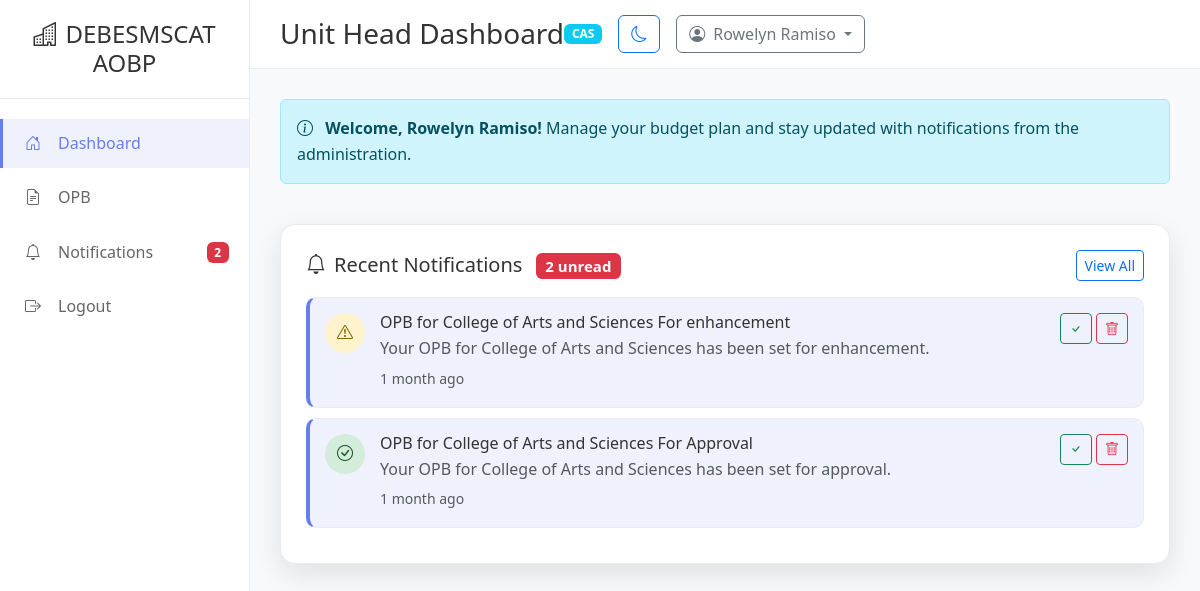
The page /budget/head-dashboard/ (signed in) on the database its author committed.
### accounts/models.py (models this page shows, shortened)
class User(AbstractUser):
    UNIT_CHOICES = [
        ('CAS', 'College of Arts and Sciences'),
        ('COLLEGE_IND_TECH', 'College of Industrial Technology'),
        ('COE', 'College of Education'),
        ('COA', 'College of Agriculture'),
        ('PRODUCTION_COMMERCIALIZATION', 'Production & Commercialization'),
        ('PRODUCTION_BAO', 'Production & Business Affairs Office'),
        ('PPSDO', 'Physical Plant & Site Development Office'),
        ('VETERINARY_SERVICES', 'Veterinary Services'),
        ('GUIDANCE', 'Guidance'),
        ('RECORDS_ARCHIVES', 'Records and Archives'),
        ('ALUMNI_AFFAIRS', 'Alumni Affairs'),
        ('BOARD_SECRETARY', 'Board Secretary'),
        ('MEDICAL_SERVICES', 'Medical Services Unit'),
        ('SUPERVISING_ADMIN', 'Supervising Administrative Office'),
        ('REGISTRAR', 'Registrar'),
        ('CAWAYAN_CAMPUS', 'Cawayan Campus'),
        ('BUDGET_UNIT', 'Budget Unit'),
        ('ACCOUNTING_UNIT', 'Accounting Unit'),
        ('CASH_UNIT', 'Cash Unit'),
        ('SUPPLY_UNIT', 'Supply Unit'),
        ('RECORDS_UNIT', 'Records Unit'),
        ('HRMO_OFFICE', 'HRMO Office'),
        ('PROCUREMENT_UNIT', 'Procurement Unit/BAC'),
        ('SECURITY_UNIT', 'Security Unit'),
        ('MOTORPOOL_UNIT', 'Motorpool Unit'),
        ('LIBRARY_SERVICES', 'Library Services'),
        ('NSTP_ROTC', 'NSTP/ROTC'),
        ('INTERNATIONAL_RELATIONS', 'International Relations Office'),
        ('SPORTS_CULTURAL', 'Sports and Cultural Development'),
        ('LEGAL_SERVICES', 'Legal Services Office'),
        ('PERSONNEL_SCHOLARSHIP', 'Personnel Scholarship Office'),
        ('QUALITY_ASSURANCE', 'Quality Assurance Office'),
        ('OFFICE_VPAA', 'Office of the VPAA'),
        ('OFFICE_VPAF', 'Office of the VPAF'),
        ('OFFICE_VPREICWKM', 'Office of the VPREICWKM'),
        ('OFFICE_BSB', 'Office of the Board Secretary/BOT'),
        ('PLANNING', 'Planning'),
        ('QUALITY_ASSURANCE', 'Quality Assurance'),
        ('ISO', 'ISO'),
        ('MIS', 'MIS'),
        ('SCUAA', 'SCUAA'),
        ('CSC', 'CSC'),
        ('CRCYC', 'CRCYC'),
        ('GAD', 'GAD'),
        ('PIO', 'PIO'),
    ]
    ROLE_CHOICES = [
        ('admin', 'Administrator'),
        ('unit_head', 'Unit Head'),
    ]
    email = models.EmailField(unique=True)
    department = models.CharField(max_length=50, choices=UNIT_CHOICES, blank=True, null=True, unique=True)
    role = models.CharField(max_length=20, choices=ROLE_CHOICES, default='unit_head')
    is_active = models.BooleanField(default=True)
    created_at = models.DateTimeField(auto_now_add=True)
    updated_at = models.DateTimeField(auto_now=True)

### budget/models.py (models this page shows, shortened)
class Notification(models.Model):
    NOTIFICATION_TYPES = [
        ('info', 'Information'),
        ('success', 'Success'),
        ('warning', 'Warning'),
        ('error', 'Error'),
    ]
    user = models.ForeignKey(User, on_delete=models.CASCADE, related_name='notifications')
    title = models.CharField(max_length=200)
    message = models.TextField()
    notification_type = models.CharField(max_length=20, choices=NOTIFICATION_TYPES, default='info')
    is_read = models.BooleanField(default=False)
    created_at = models.DateTimeField(auto_now_add=True)

### budget/views.py (the view)
# urls.py: path('head-dashboard/', views.head_dashboard, name='head_dashboard'),
@login_required
def head_dashboard(request):
    user_dept = request.user.department
    submitted_count = 0
    approved_count = 0
    rejected_count = 0
    pending_count = 0
    notifications = Notification.objects.filter(user=request.user).order_by('-created_at')[:5]
    unread_count = Notification.objects.filter(user=request.user, is_read=False).count()
    context = {
        'submitted_count': submitted_count,
        'approved_count': approved_count,
        'rejected_count': rejected_count,
        'pending_count': pending_count,
        'notifications': notifications,
        'unread_count': unread_count,
        'user_dept': user_dept,
    }
    return render(request, 'head_dashboard.html', context)

### templates/head_dashboard.html (shortened to what this page needs)
{% extends 'base.html' %}
{% load static %}
{% block content %}
<div class="sidebar" id="sidebar">
    <div class="sidebar-header">
        <h4><i class="bi bi-buildings me-2"></i>DEBESMSCAT AOBP</h4>
    </div>
    <nav class="sidebar-nav">
        <div class="nav-item">
            <a href="{% url 'head_dashboard' %}" class="nav-link active">
                <i class="bi bi-house-door"></i>
                <span>Dashboard</span>
            </a>
        </div>
        <div class="nav-item">
            <a href="{% url 'head_opb' %}" class="nav-link">
                <i class="bi bi-file-earmark-text"></i>
                <span>OPB</span>
            </a>
        </div>
        <div class="nav-item">
            <a href="{% url 'head_notifications' %}" class="nav-link">
                <i class="bi bi-bell"></i>
                <span>Notifications</span>
                {% if unread_count > 0 %}
                <span class="badge bg-danger ms-auto">{{ unread_count }}</span>
                {% endif %}
            </a>
        </div>
        <div class="nav-item">
            <a href="#" class="nav-link" onclick="confirmLogout()">
                <i class="bi bi-box-arrow-right"></i>
                <span>Logout</span>
            </a>
        </div>
    </nav>
</div>
<div class="main-content" id="mainContent">
    <div class="top-navbar">
        <div class="d-flex align-items-center">
            <h3 class="mb-0">Unit Head Dashboard</h3>
        </div>
        <div class="d-flex align-items-center gap-3">
            <span class="badge bg-info">{{ user_dept|default:"No Department" }}</span>
            <button class="btn btn-outline-primary" id="themeToggle">
                <i class="bi bi-moon"></i>
            </button>
            <div class="dropdown">
                <button class="btn btn-outline-secondary dropdown-toggle" type="button" data-bs-toggle="dropdown">
                    <i class="bi bi-person-circle me-2"></i>{{ user.get_full_name|default:user.username }}
                </button>
            </div>
        </div>
    </div>
    <div class="content-area">
        <div class="row mb-4">
            <div class="col-12">
                <div class="alert alert-info">
                    <i class="bi bi-info-circle me-2"></i>
                    <strong>Welcome, {{ user.get_full_name|default:user.username }}!</strong>
                    Manage your budget plan and stay updated with notifications from the administration.
                </div>
            </div>
        </div>
        <div class="row">
            <div class="col-lg-12 mb-4">
                <div class="notifications-section">
                    <div class="d-flex justify-content-between align-items-center mb-3">
                        <h5 class="mb-0">
                            <i class="bi bi-bell me-2"></i>Recent Notifications
                            {% if unread_count > 0 %}
                            <span class="badge bg-danger ms-2">{{ unread_count }} unread</span>
                            {% endif %}
                        </h5>
                        <a href="{% url 'head_notifications' %}" class="btn btn-sm btn-outline-primary">View All</a>
                    </div>
                    {% for notification in notifications %}
                    <div class="notification-item {% if not notification.is_read %}unread{% endif %}">
                        <div class="notification-icon {{ notification.notification_type }}">
                            <i class="bi bi-{% if notification.notification_type == 'success' %}check-circle{% elif notification.notification_type == 'error' %}exclamation-triangle{% elif notification.notification_type == 'warning' %}exclamation-triangle{% else %}info-circle{% endif %}"></i>
                        </div>
                        <div class="flex-grow-1">
                            <h6 class="mb-1">{{ notification.title }}</h6>
                            <p class="mb-1 text-muted">{{ notification.message }}</p>
                            <small class="text-muted">{{ notification.created_at|timesince }} ago</small>
                        </div>
                        <div class="notification-actions">
                            {% if not notification.is_read %}
                            <button class="btn btn-sm btn-outline-success" onclick="markAsRead('{{ notification.id }}')" title="Mark as Read">
                                <i class="bi bi-check"></i>
                            </button>
                            {% endif %}
                            <button class="btn btn-sm btn-outline-danger" onclick="deleteNotification('{{ notification.id }}')" title="Delete">
                                <i class="bi bi-trash"></i>
                            </button>
                        </div>
                    </div>
                    {% empty %}
                    <div class="text-center text-muted py-4">
                        <i class="bi bi-bell-slash" style="font-size: 3rem; opacity: 0.3;"></i>
                        <br>
                        No notifications yet
                    </div>
                    {% endfor %}
                </div>
            </div>
        </div>
    </div>
</div>
{% endblock %}

### static/css/main.css (style rules this page uses)
:root { --primary-color: #667eea; --secondary-color: #764ba2; --success-color: #28a745; --danger-color: #dc3545; --warning-color: #ffc107; --info-color: #17a2b8; --light-color: #f8f9fa; --dark-color: #343a40; --border-radius: 10px; --box-shadow: 0 10px 30px rgba(0,0,0,0.1); --transition: all 0.3s ease; }
body { font-family: 'Segoe UI', Tahoma, Geneva, Verdana, sans-serif; line-height: 1.6; color: #333; }
:root { --bg-primary: #ffffff; --bg-secondary: #f8f9fa; --text-primary: #333333; --text-secondary: #666666; --border-color: #e9ecef; --card-bg: #ffffff; --input-bg: #ffffff; --shadow: 0 10px 30px rgba(0,0,0,0.1); }
body { background-color: var(--bg-primary); color: var(--text-primary); transition: background-color 0.3s ease, color 0.3s ease; }

### templates/head_dashboard.html (style rules this page uses)
.sidebar { position: fixed; top: 0; left: 0; height: 100vh; width: 250px; background: var(--card-bg); border-right: 1px solid var(--border-color); transition: all 0.3s ease; z-index: 1000; }
.sidebar-header { padding: 20px; border-bottom: 1px solid var(--border-color); text-align: center; }
.sidebar-header h4 { margin: 0; color: var(--text-primary); transition: opacity 0.3s ease; }
.sidebar-nav { padding: 20px 0; }
.nav-item { margin-bottom: 5px; }
.nav-link { display: flex; align-items: center; padding: 12px 20px; color: var(--text-secondary); text-decoration: none; transition: all 0.3s ease; border-left: 3px solid transparent; }
.nav-link.active { background: rgba(102, 126, 234, 0.1); color: var(--primary-color); border-left-color: var(--primary-color); }
.nav-link i { width: 20px; margin-right: 15px; text-align: center; }
.main-content { margin-left: 250px; min-height: 100vh; background: var(--bg-secondary); transition: margin-left 0.3s ease; }
.top-navbar { background: var(--card-bg); border-bottom: 1px solid var(--border-color); padding: 15px 30px; display: flex; justify-content: between; align-items: center; }
.content-area { padding: 30px; }
.notifications-section { background: var(--card-bg); border-radius: 15px; padding: 25px; box-shadow: var(--shadow); border: 1px solid var(--border-color); margin-bottom: 30px; }
.notification-item { display: flex; align-items: start; padding: 15px; border: 1px solid var(--border-color); border-radius: 10px; margin-bottom: 10px; background: var(--bg-secondary); transition: all 0.3s ease; }
.notification-item.unread { border-left: 4px solid var(--primary-color); background: rgba(102, 126, 234, 0.1); }
.notification-icon { width: 40px; height: 40px; border-radius: 50%; display: flex; align-items: center; justify-content: center; margin-right: 15px; flex-shrink: 0; }
.notification-icon.success { background: #d4edda; color: #155724; }
.notification-icon.warning { background: #fff3cd; color: #856404; }

### rows shown on the page
User: department "CAS", get_full_name "Rowelyn Ramiso"
Notification: title "OPB for College of Arts and Sciences For enhancement", message "Your OPB for College of Arts and Sciences has been set for enhancement.", created_at "1 month"
Notification: title "OPB for College of Arts and Sciences For Approval", message "Your OPB for College of Arts and Sciences has been set for approval.", created_at "1 month"

### other values the page prints
{{ unread_count }} "2"
